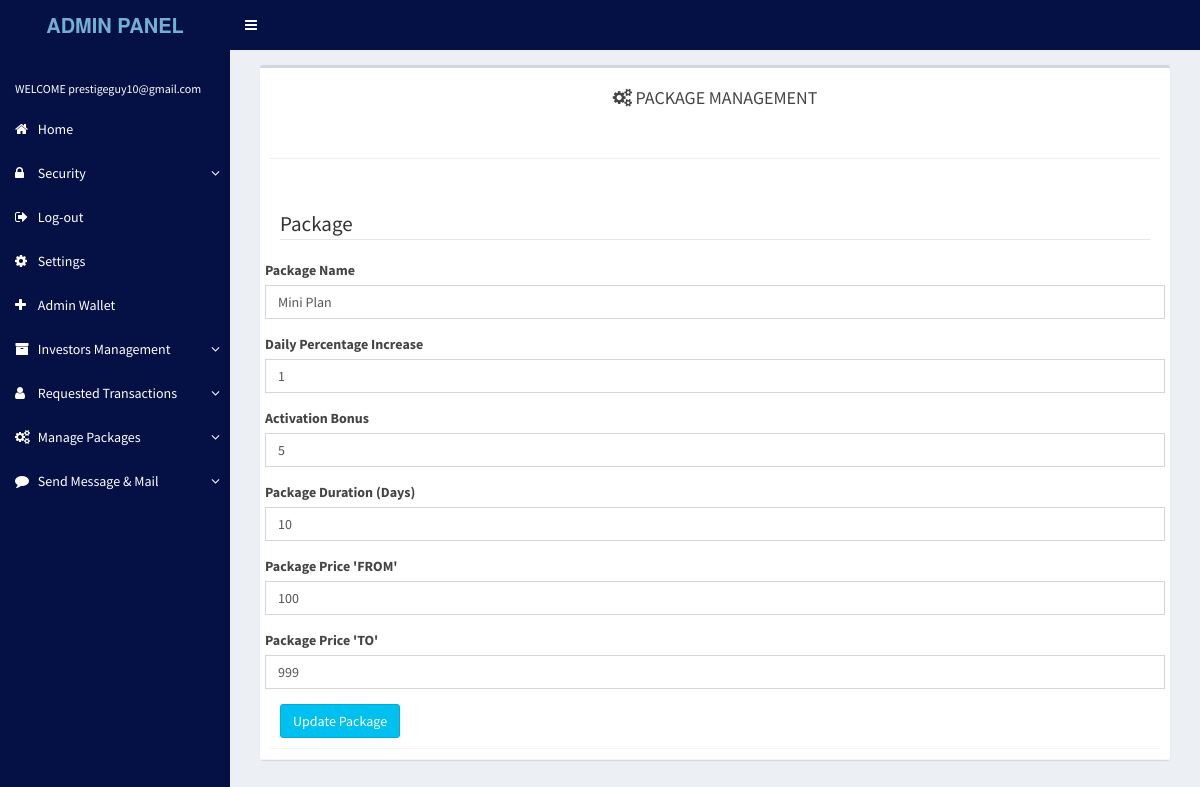
/admin/c2wad/addpackages.php?id=5 (signed in), run on the app's committed database.
### tables this page shows
CREATE TABLE `package1` (
  `id` int(6) NOT NULL,
  `email` varchar(122) NOT NULL,
  `pname` varchar(122) NOT NULL,
  `increase` double NOT NULL,
  `bonus` double NOT NULL,
  `duration` int(11) NOT NULL,
  `froms` double NOT NULL,
  `tos` double NOT NULL
);

### admin/c2wad/addpackages.php (the view, shortened to what this page needs)
<?php
include "../../config/db.php";
   $pdname = "";
   $pdincrease = "";
   $pdbonus = "";
   $pdduration ="";
   $pdfroms = "";
   $pdtos = "";
   $vid = "";
include "header.php";
    ?>
 <div class="content-wrapper">
  <section class="content">
<div class="col-md-12 col-sm-12 col-sx-12">
          <div class="box box-default">
            <div class="box-header with-border">
          <h4 align="center"><i class="fa fa-gears"></i> PACKAGE MANAGEMENT</h4>
<?php
  if(isset($_GET['id']) && $_GET['id'] !=''){
    $vid= "yes";
    $id = $link->real_escape_string( $_GET['id']);
$sql1= "SELECT * FROM package1 WHERE id = '$id'";
  $result1 = mysqli_query($link,$sql1);
  if(mysqli_num_rows($result1) > 0){
   $row = mysqli_fetch_assoc($result1);
   $pdname = $row['pname'];
   $pdincrease = $row['increase'];
   $pdbonus = $row['bonus'];
   $pdduration = $row['duration'];
   $pdfroms = $row['froms'];
   $pdtos = $row['tos'];
  }
  }
?>
          <hr></hr>
            <div class="box-header with-border">
     <form class="form-horizontal" action="addpackages.php" method="POST" >
           <legend>Package</legend>
     <div class="form-group">
       <label> Package Name </label>
        <input type="text" name="pname" placeholder="Package Name" value="<?php echo $pdname;?>" class="form-control">
        </div>
       <div class="form-group">
       <label> Daily Percentage Increase </label>
        <input type="text"  name="increase" placeholder="Daily Percentage Increase" value="<?php echo $pdincrease;?>"  class="form-control">
      </div>
      <div class="form-group">
      <label> Activation Bonus </label>
        <input type="text"   name="bonus" placeholder="Activation Bonus" value="<?php echo $pdbonus;?>" class="form-control">
      </div>
      <div class="form-group">
      <label> Package Duration (Days) </label>
        <input type="text"  name="duration" placeholder="Package Duration" value="<?php echo $pdduration;?>"  class="form-control">
      </div>
        <div class="form-group">
        <label> Package Price 'FROM' </label>
        <input type="text"  name="froms" placeholder="Package Price 'FROM'"  value="<?php echo $pdfroms;?>"  class="form-control">
        </div>
        <div class="form-group">
        <label>Package Price 'TO' </label>
        <input type="text"  name="tos" placeholder="Package Price 'TO'" value="<?php echo $pdtos;?>"  class="form-control">
        </div>
        <?php if($vid == ""){
          ?>
      <button style="" type="submit" class="btn btn-info" name="package11" >Add Package</button>
	  <?php }else{?>
	  <button style="" type="submit" class="btn btn-info" name="package11" >Update Package </button>
	  <?php }?>
    </form>
    </div>
   </div>
   </div>
  </div>
  </section>
</div>

### data on the page
package1: pname "Mini Plan", increase "1", bonus "5", duration "10", froms "100", tos "999"

### other printed values
$_SESSION['email'] "prestigeguy10@gmail.com"
